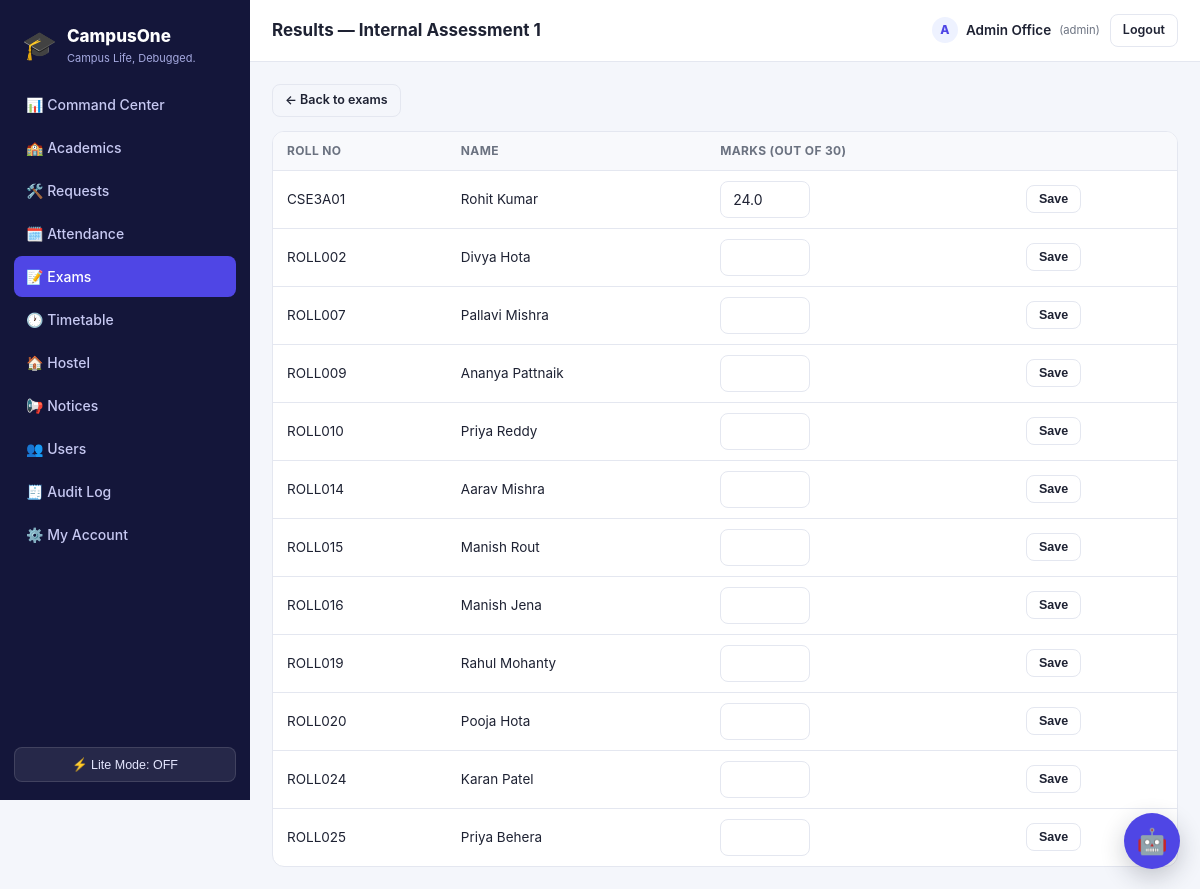
Screenshot of /admin/exams/2/results (signed in) with the database file from the repository.
### tables this page shows
CREATE TABLE exams (
    id INTEGER PRIMARY KEY AUTOINCREMENT,
    name TEXT NOT NULL,
    exam_type TEXT,
    subject_id INTEGER REFERENCES subjects(id),
    section_id INTEGER REFERENCES sections(id),
    date TEXT,
    time TEXT,
    room TEXT,
    max_marks INTEGER DEFAULT 100,
    created_at TEXT DEFAULT (datetime('now'))
);

CREATE TABLE results (
    id INTEGER PRIMARY KEY AUTOINCREMENT,
    exam_id INTEGER REFERENCES exams(id),
    student_id INTEGER REFERENCES students(id),
    marks_obtained REAL,
    UNIQUE(exam_id, student_id)
);

CREATE TABLE students (
    id INTEGER PRIMARY KEY AUTOINCREMENT,
    user_id INTEGER UNIQUE REFERENCES users(id),
    college_id TEXT UNIQUE NOT NULL,
    roll_number TEXT,
    branch_id INTEGER REFERENCES branches(id),
    year INTEGER,
    semester INTEGER,
    section_id INTEGER REFERENCES sections(id),
    hostel_id INTEGER REFERENCES hostels(id),
    room_id INTEGER REFERENCES rooms(id),
    guardian_name TEXT,
    guardian_phone TEXT
);

CREATE TABLE users (
    id INTEGER PRIMARY KEY AUTOINCREMENT,
    email TEXT UNIQUE NOT NULL,
    password_hash TEXT NOT NULL,
    role TEXT NOT NULL CHECK(role IN ('student','faculty','admin','warden','mess','frontdesk')),
    name TEXT NOT NULL,
    phone TEXT,
    photo TEXT,
    is_active INTEGER DEFAULT 1,
    created_at TEXT DEFAULT (datetime('now'))
);

### blueprints/admin.py (the view, shortened to what this page needs)
@bp.route("/exams/<int:eid>/results", methods=["GET", "POST"])
@role_required("admin")
def exam_results(eid):
    exam = query_db("SELECT * FROM exams WHERE id = ?", (eid,), one=True)
    students = query_db(
        "SELECT s.id, s.roll_number, u.name, r.marks_obtained FROM students s JOIN users u ON s.user_id = u.id "
        "LEFT JOIN results r ON r.student_id = s.id AND r.exam_id = ? WHERE s.section_id = ? ORDER BY s.roll_number",
        (eid, exam["section_id"]),
    )
    return render_template("admin/exam_results.html", exam=exam, students=students)

### utils/auth_utils.py (called while the page is built)
def role_required(*roles):
    def decorator(view):
        @functools.wraps(view)
        def wrapped(**kwargs):
            if session.get("user_id") is None:
                return redirect(url_for("auth.login", next=request.path))
            if session.get("role") not in roles:
                abort(403)
            return view(**kwargs)
        return wrapped
    return decorator

def gen_csrf_token():
    if "csrf_token" not in session:
        session["csrf_token"] = secrets.token_hex(16)
    return session["csrf_token"]

### utils/db.py (called while the page is built)
def get_db():
    if "db" not in g:
        g.db = sqlite3.connect(current_app.config["DATABASE"], detect_types=sqlite3.PARSE_DECLTYPES)
        g.db.row_factory = sqlite3.Row
        g.db.execute("PRAGMA foreign_keys = ON")
    return g.db

def query_db(query, args=(), one=False):
    cur = get_db().execute(query, args)
    rv = cur.fetchall()
    cur.close()
    return (rv[0] if rv else None) if one else rv

### templates/admin/exam_results.html (shortened to what this page needs)
{% extends "base.html" %}
{% block page_title %}Results — {{ exam.name }}{% endblock %}
{% block content %}
<a href="{{ url_for('admin.exams') }}" class="btn btn-ghost btn-sm" style="margin-bottom:14px;">← Back to exams</a>
<div class="table-wrap">
  <table>
    <thead><tr><th>Roll No</th><th>Name</th><th>Marks (out of {{ exam.max_marks }})</th><th></th></tr></thead>
    <tbody>
    {% for s in students %}
      <tr>
        <td>{{ s.roll_number }}</td>
        <td>{{ s.name }}</td>
        <td>
          <form method="post" id="result-form-{{ s.id }}" style="display:inline;">
            <input type="number" name="marks_obtained" value="{{ s.marks_obtained if s.marks_obtained is not none else '' }}" max="{{ exam.max_marks }}" style="width:90px;">
          </form>
        </td>
        <td><button type="submit" form="result-form-{{ s.id }}" class="btn btn-ghost btn-sm">Save</button></td>
      </tr>
    {% else %}
      <tr><td colspan="4" class="muted">No students in this section.</td></tr>
    {% endfor %}
    </tbody>
  </table>
</div>
{% endblock %}

### static/css/style.css (style rules this page uses)
:root { --bg: #f4f6fb; --surface: #ffffff; --surface-2: #f8f9fc; --border: #e4e7f0; --text: #1e2233; --text-muted: #6b7280; --primary: #4f46e5; --primary-dark: #4338ca; --primary-light: #eef2ff; --success: #16a34a; --success-bg: #ecfdf3; --warning: #d97706; --warning-bg: #fffbeb; --danger: #dc2626; --danger-bg: #fef2f2; --info: #0891b2; --info-bg: #ecfeff; --radius: 12px; --radius-sm: 8px; --shadow: 0 1px 2px rgba(16,24,40,.06), 0 1px 3px rgba(16,24,40,.08); --sidebar-w: 250px; }
* { box-sizing: border-box; }
html, body { height: 100%; }
body { margin: 0; font-family: -apple-system, BlinkMacSystemFont, "Segoe UI", Roboto, Helvetica, Arial, sans-serif; background: var(--bg); color: var(--text); font-size: 15px; line-height: 1.5; }
a { color: var(--primary); text-decoration: none; }
.table-wrap { overflow-x: auto; border-radius: var(--radius); border: 1px solid var(--border); background: var(--surface); }
table { width: 100%; border-collapse: collapse; font-size: 13.5px; min-width: 480px; }
th, td { text-align: left; padding: 10px 14px; border-bottom: 1px solid var(--border); white-space: nowrap; }
th { background: var(--surface-2); font-weight: 700; font-size: 12px; text-transform: uppercase; letter-spacing: .03em; color: var(--text-muted); }
tr:last-child td { border-bottom: none; }
.btn { display: inline-flex; align-items: center; justify-content: center; gap: 6px; padding: 9px 16px; border-radius: var(--radius-sm); font-size: 14px; font-weight: 600; border: 1px solid transparent; cursor: pointer; text-decoration: none; }
.btn-ghost { background: transparent; border-color: var(--border); color: var(--text); }
.btn-sm { padding: 6px 12px; font-size: 12.5px; }
input, select, textarea { width: 100%; padding: 9px 12px; border: 1px solid var(--border); border-radius: var(--radius-sm); font-size: 14px; font-family: inherit; background: var(--surface); color: var(--text); }

### rows the page displays
exams: name "Internal Assessment 1", max_marks "30"
results: roll_number "CSE3A01", name "Rohit Kumar", marks_obtained "24.0"
students: roll_number "ROLL002", name "Divya Hota"
students: roll_number "ROLL007", name "Pallavi Mishra"
students: roll_number "ROLL009", name "Ananya Pattnaik"
students: roll_number "ROLL010", name "Priya Reddy"
students: roll_number "ROLL014", name "Aarav Mishra"
students: roll_number "ROLL015", name "Manish Rout"
students: roll_number "ROLL016", name "Manish Jena"
students: roll_number "ROLL019", name "Rahul Mohanty"
students: roll_number "ROLL020", name "Pooja Hota"
students: roll_number "ROLL024", name "Karan Patel"
students: roll_number "ROLL025", name "Priya Behera"

### other values shown
{{ app_name }} "CampusOne"
{{ tagline }} "Campus Life, Debugged."
{{ '🐢 Lite Mode: ON' if lite_mode else '⚡ Lite Mode: OFF' }} "⚡ Lite Mode: OFF"
{{ session.name[0]|upper }} "A"
{{ session.name }} "Admin Office"
{{ session.role }} "admin"
